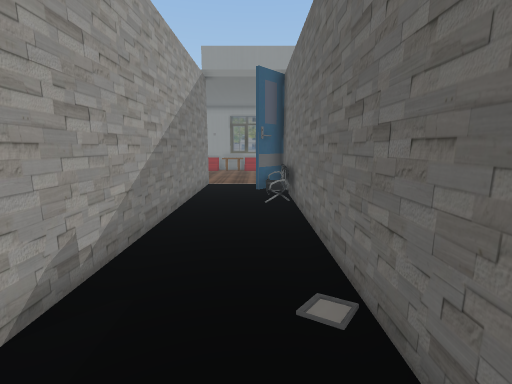
View 1 (above)

12 first-person views from a walk through a 3-D level made in the Unity game engine. The camera is 1.3 m above the floor, tilts 10° down and sees 90° across. The floor is counted in squares, 0.64 m on a side. Each view is taken from the middle of a square. On the plan, view 1 faces up. The plan holds only what a view shows up to about 16 squares ahead; the rest is blank. The place goes on beyond the plan. The player is left out. Some surface patterns are stand-ins.

View 2
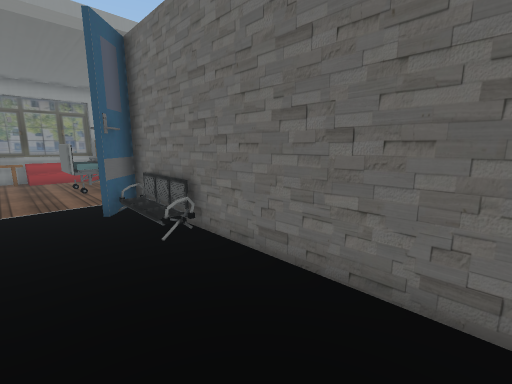

View 3
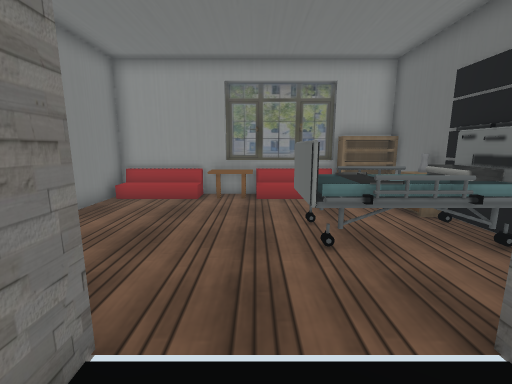

View 4
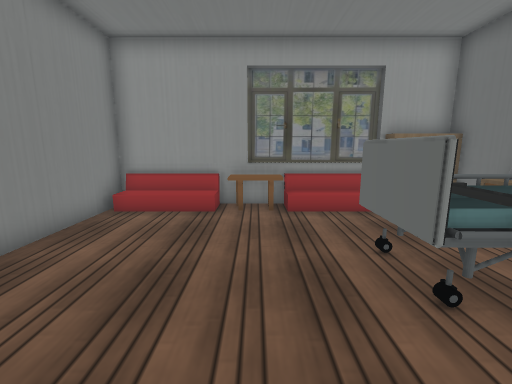

View 5
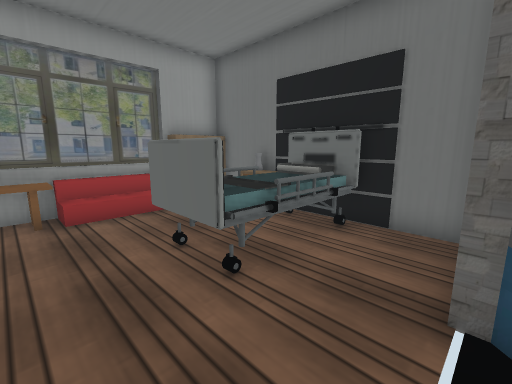

View 6
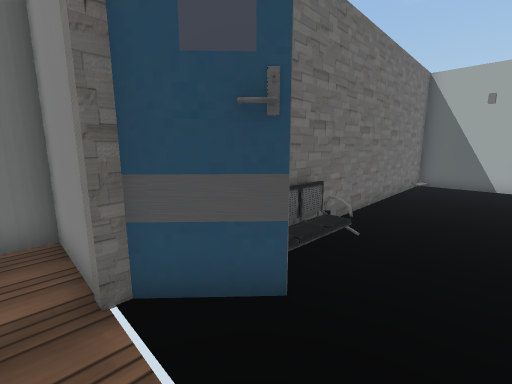

View 7
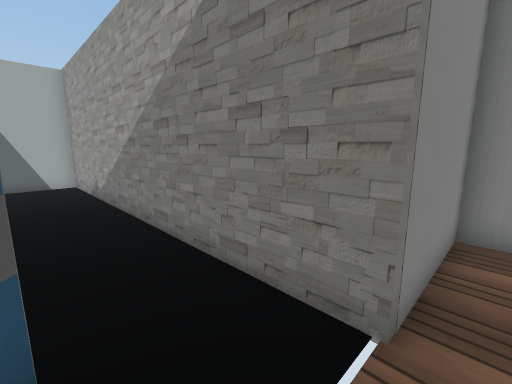

View 8
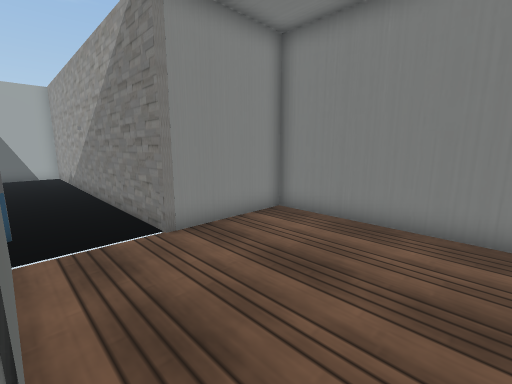

View 9
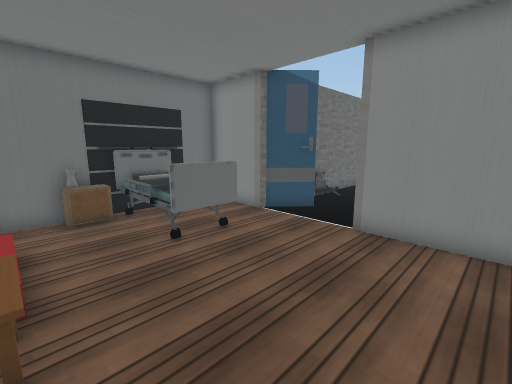

View 10
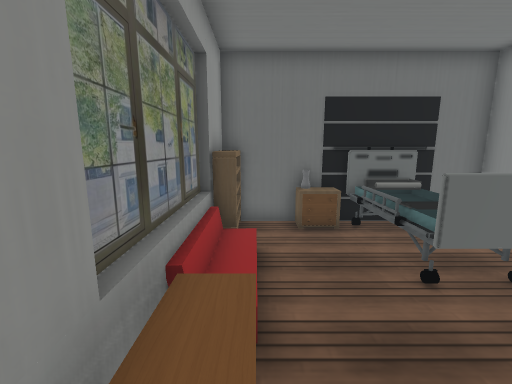

View 11
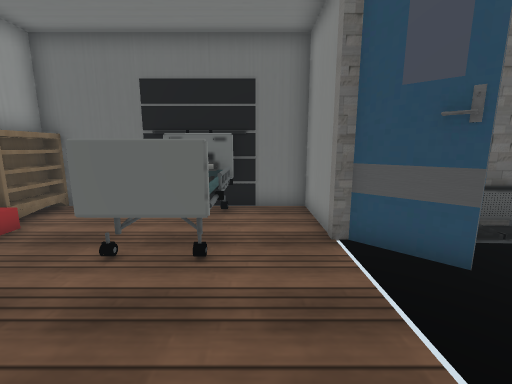

View 12
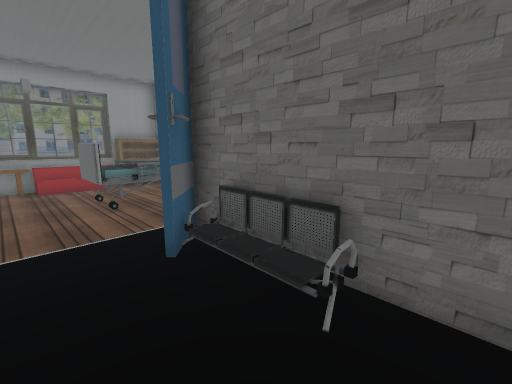

### Floor plan
Points are (right, up) in squares from view 1. A wall is a line through its corners. A room is listed if a view was taken in it or the views show most of it. See-through windows are left out.
Room 1 (views 1, 2, 3, 4, 5, 6, 7, 8, 9, 10, 11, 12)
walls: (-3.4, 23.1) (-6.8, 23.1) (-6.8, 14.3) (-2.6, 14.3) (-2.6, -0.6) (1.4, -0.6) (1.4, 14.3) (4.7, 14.3) (4.7, 23.1) (4.4, 23.1); (2.5, 23.1) (-0.5, 23.1); (2.4, 23.4) (-2.4, 23.4)
objects: other object (-3, 22) to (-1, 23); other object (-3, 23); other object (0, 12) to (1, 13); other object (0, 17) to (4, 19); other object (1, 10) to (1, 12); other object (3, 23) to (4, 23); other object (4, 19) to (4, 21)

Where each view was taken, in squares from view 1:
view 1: 0 up, 0 right, facing up
view 2: 4 up, 2 left, facing up-right
view 3: 12 up, 1 left, facing up
view 4: 14 up, 2 left, facing up
view 5: 14 up, 2 left, facing up-right
view 6: 15 up, 2 left, facing down-right
view 7: 15 up, 0 right, facing down-left
view 8: 20 up, 0 right, facing down-left
view 9: 22 up, 6 left, facing down-right
view 10: 22 up, 4 left, facing right
view 11: 16 up, 4 left, facing right
view 12: 8 up, 2 left, facing up-right
